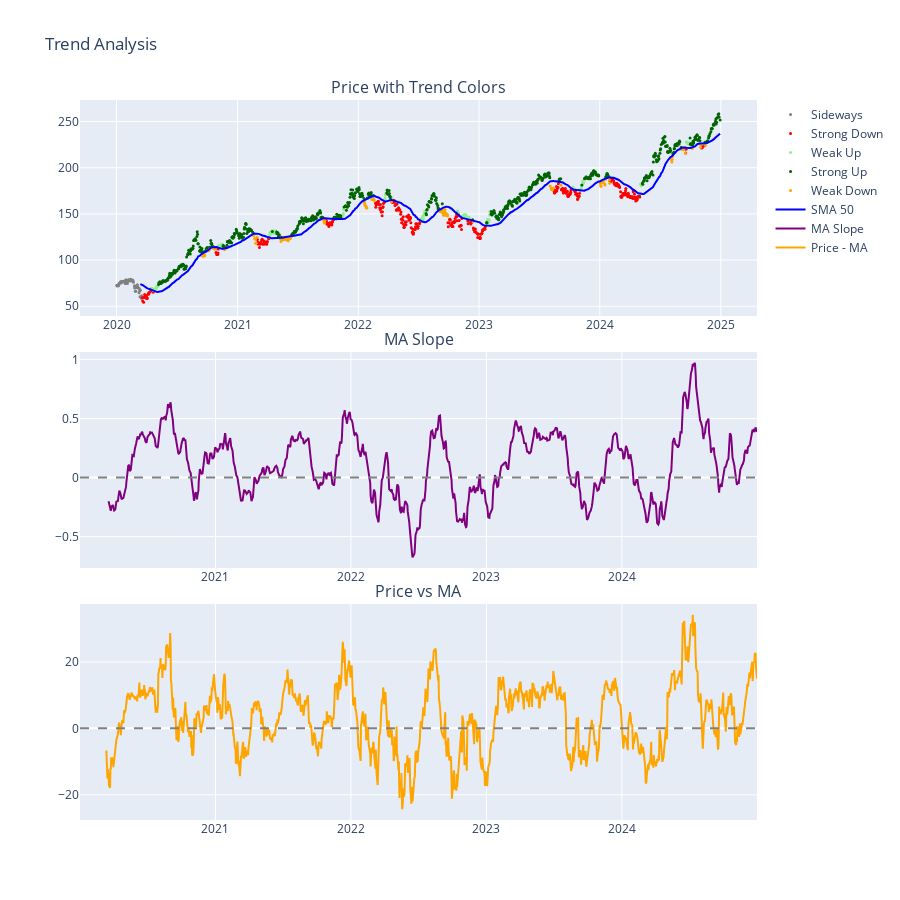

Notebook cell for this chart:
### Code cell
# Visualize trends
fig = make_subplots(rows=3, cols=1, 
                    subplot_titles=['Price with Trend Colors', 'MA Slope', 'Price vs MA'],
                    vertical_spacing=0.05)

# Color map for trends
color_map = {
    'Strong Up': 'darkgreen',
    'Weak Up': 'lightgreen', 
    'Sideways': 'gray',
    'Weak Down': 'orange',
    'Strong Down': 'red'
}

# Group by trend and plot
for trend in data['Trend'].unique():
    if pd.notna(trend):
        trend_data = data[data['Trend'] == trend]
        if len(trend_data) > 0:
            fig.add_trace(go.Scatter(x=trend_data.index, y=trend_data['Close'],
                                   mode='markers', name=trend,
                                   marker=dict(color=color_map.get(trend, 'gray'), size=3)),
                         row=1, col=1)

# Add MA
fig.add_trace(go.Scatter(x=data.index, y=data['SMA_50'],
                        name='SMA 50', line=dict(color='blue', width=2)),
             row=1, col=1)

# MA Slope
fig.add_trace(go.Scatter(x=data.index, y=data['MA_Slope'],
                        name='MA Slope', line=dict(color='purple')),
             row=2, col=1)
fig.add_hline(y=0, line_dash="dash", line_color="gray", row=2, col=1)

# Price vs MA
fig.add_trace(go.Scatter(x=data.index, y=data['Price_vs_MA'],
                        name='Price - MA', line=dict(color='orange')),
             row=3, col=1)
fig.add_hline(y=0, line_dash="dash", line_color="gray", row=3, col=1)

fig.update_layout(height=900, title_text="Trend Analysis")
fig.show()
